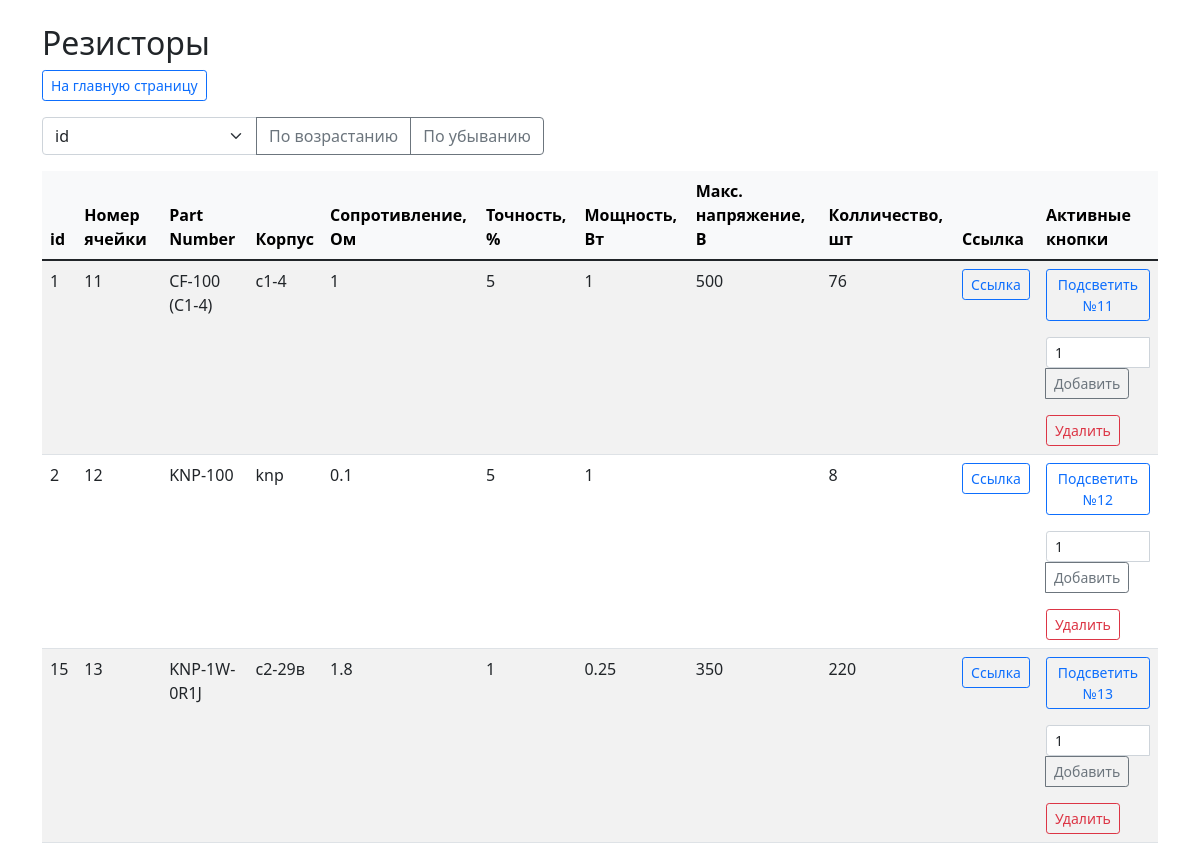
/category.php?id=1, run on the app's committed database.
### tables this page shows
CREATE TABLE `components_categories` (
  `id` int(11) NOT NULL,
  `category_name` varchar(100) NOT NULL
);

CREATE TABLE `resistors` (
  `id` int(11) NOT NULL,
  `cell_number` int(11) NOT NULL,
  `part_number` varchar(100) DEFAULT NULL,
  `package` varchar(100) DEFAULT NULL,
  `resistance` float NOT NULL,
  `tolerance` float NOT NULL,
  `power` float DEFAULT NULL,
  `max_voltage` float DEFAULT NULL,
  `amount` int(11) NOT NULL,
  `url` varchar(100) DEFAULT NULL
);

### includes/config.php (called while the page is built)
<?php
    $config = array(
        'title' => 'Умный склад',
        'db' => array(
            'server' => 'localhost',
            'username' => 'root',
            'password' => 'root',
            'name' => 'components_db'
        ),
        'active_buttons' => 'Активные кнопки',
        'electrolytic_capacitors' => array(
            'electrolytic_capacitors' => 'Электролетические конденсаторы',
            'id' => 'id',
            'cell_number' => 'Номер ячейки',
            'part_number' => 'Наименование',
            'package' => 'Корпус',
            'voltage' => 'Макс. напряжение, В',
            'capacitance' => 'Ёмкость, мкФ',
            'tolerance' => 'Точность, %',
            'amount' => 'Колличество, шт',
            'url' => 'Ссылка'
        ),
        'resistors' => array(
            'resistors' => 'Резисторы',
            'id' => 'id',
            'cell_number' => 'Номер ячейки',
            'part_number' => 'Part Number',
            'package' => 'Корпус',
            'resistance' => 'Сопротивление, Ом',
            'tolerance' => 'Точность, %',
            'power' => 'Мощность, Вт',
            'max_voltage' => 'Макс. напряжение, В',
            'amount' => 'Колличество, шт',
            'url' => 'Ссылка',
            'boardNumber' => 'Номер борды',
            'stripNumber' => 'Номер ленты',
            'x_coordinate' => 'Координата по X',
            'y_coordinate' => 'Координата по Y',
            'R' => 'Красный',
            'G' => 'Зеленый',
            'B' => 'Синий',
        ),
        'bipolar_transistors' => array(
            'bipolar_transistors' => 'Биполярные транзисторы',
            'id' => 'id',
            'cell_number' => 'Номер ячейки',
            'part_number' => 'Part Number',
            'package' => 'Корпус',
            'structure' => 'Структура',
            'Vcbo_max' => 'Vcbo max, В',
            'Vceo_max' => 'Vceo max, В',
            'Ic_max' => 'Ic max, А',
            'power' => 'Мощность, Вт',
            'amount' => 'Колличество, шт',
            'url' => 'Ссылка',
        )
    );

### category.php (the view, shortened to what this page needs)
<?php
    require "includes/db_connect.php";
    if(isset($_GET['id'])) {
        $cat_id = $_GET['id'];
    } elseif(isset($_POST['id'])) {
        $cat_id = $_POST['id'];
    } else {
        echo 'Категория компонентов не выбрана'; exit;
    }
    if(isset($_GET['sort_by'])) {
        $sort_var = $_GET['sort_by'];
    } else {
        $sort_var = 0;
    }
?>
<!doctype html>
<html>
    <head>
        <link href="https://cdn.jsdelivr.net/npm/bootstrap@5.1.1/dist/css/bootstrap.min.css" rel="stylesheet">
    </head>
    <body>
        <main>
            <div class="container">
            <?php
                $sql = 'SELECT * FROM `components_categories`';
                $query = mysqli_query($connection, $sql);
                while($cat = mysqli_fetch_assoc($query))
                {
                    if($cat_id == $cat['id'])
                    {
                        echo '<h2 class="mt-4">' . $config[$cat['category_name']][$cat['category_name']] . '</h2>';
                        echo '<p><a href="/index.php" class="btn btn-outline-primary btn-sm">На главную страницу</a></p>';
                        $sql = "SHOW COLUMNS FROM `$cat[category_name]`";
                        $result_q = mysqli_query($connection, $sql);
                        $counter = 0;
                        $result = array();
                        while($record = mysqli_fetch_assoc($result_q))
                        {
                            $result[$counter] = $record['Field'];
                            $counter++;
                        }
                        $counter = 10;
            ?>
            <p>
                <div class="row row-cols-auto">
                    <div class="col">
                        <form action="/category.php" method="get">
                            <div class="input-group">
                                <select size="1" name="sort_by" class="form-select" id="inputGroupSelect04">
                                <?php
                                    for($i = 0; $i < $counter; $i++){
                                        if($result[$i] == $sort_var)
                                        {
                                            echo '<option selected value="' . $result[$i] . '">' . $config[$cat['category_name']][$result[$i]] . '</option>';
                                        }
                                        else
                                        {
                                            echo '<option value="' . $result[$i] . '">' . $config[$cat['category_name']][$result[$i]] . '</option>';
                                        }
                                    }
                                ?>
                                </select>
                                <button  class="btn btn-outline-secondary" type="submit" value="sort increase" name="direction">По возрастанию</button>
                                <button  class="btn btn-outline-secondary" type="submit" value="sort decrease" name="direction">По убыванию</button>
                            </div>
                        </form>
                    </div>
                </div>
            </p>
            <table class="table table-striped table-hover">
                <thead>
                    <tr class="table-light">
                        <?php
                            for($i = 0; $i < $counter; $i++)
                            {
                                echo '<th>';
                                echo $config[$cat['category_name']][$result[$i]];
                                echo '</th>';
                            }
                            echo "<th>$config[active_buttons]</th>";
                            ?>
                    </tr>
                </thead>
                <tbody>
                    <?php
                        if($sort_var == 0)
                        {
                            $sql = "SELECT * FROM `$cat[category_name]`";
                        }
                        $result_q = mysqli_query($connection, $sql);
                        $cou = 1;
                        while($record = mysqli_fetch_array($result_q))
                        {
                            echo '<tr>';
                            for($i = 0; $i < $counter; $i++)
                            {
                                if($result[$i] == 'url')
                                {
                                    echo '<td><a href="' . $record[$i] . '" target="_blank" class="btn btn-outline-primary btn-sm">Ссылка    </a></td>';
                                }
                                else if($result[$i]== 'amount')
                                {
                                    echo '<td><div id="amountdiv'. $cou .'">' . $record[$i] . '</div></td>';
                                }
                                else
                                {
                                    echo '<td>' . $record[$i] . '</td>';
                                }
                            }
                    ?>
                    <td>
                        <form name="active_buttons" id="send<?php echo $cou; ?>" method="post" action="">
                            <p>
                                <button class="btn btn-outline-primary btn-sm" type="button" id="btn<?php echo $cou; ?>" value="Подсветить ячейку №<?php echo $record['cell_number']; ?> " onclick="sendAjaxForm('result_form', 'send<?php echo $cou; ?>', 'send.php');">
                                    Подсветить №<?php echo $record['cell_number']; ?>
                                </button>
                            </p>
                            <p>
                                <div class="input-group input-group-sm mb-3">
                                    <input type="number" class="form-control" name="amount" value="1" id="amount" style="width: 50px">
                                    <button class="btn btn-outline-secondary" type="button" value="add amount" onclick="sendAjaxForm('amountdiv<?php echo $cou; ?>', 'send<?php echo $cou; ?>', 'add.php');"    >
                                        Добавить
                                    </button>
                                </div>
                            </p>
                        </form>
                        <button type="button" class="btn btn-outline-danger btn-sm" data-bs-toggle="modal" data-bs-target="#exampleModal-<?php echo $record['id']; ?>">
                                Удалить
                        </button>
                    </td>
                    <?php
                            echo '</tr>';
                            $cou++;
                        }
                    ?>
                </tbody>
            </table>
            <?php
                    }
                }
            ?>
            </div>
        </main>
    </body>
</html>

### data on the page
components_categories: category_name "Резисторы", sort_by "id", category_name "id", category_name "Номер ячейки", category_name "Part Number", category_name "Корпус", category_name "Сопротивление, Ом", category_name "Точность, %", category_name "Мощность, Вт", category_name "Макс. напряжение, В", category_name "Колличество, шт", category_name "Ссылка"
resistors: id "1", cell_number "11", part_number "CF-100 (С1-4)", package "с1-4", resistance "1", tolerance "5", power "1", max_voltage "500", amount "76"
resistors: id "2", cell_number "12", part_number "KNP-100", package "knp", resistance "0.1", tolerance "5", power "1", amount "8"
resistors: id "15", cell_number "13", part_number "KNP-1W-0R1J", package "с2-29в", resistance "1.8", tolerance "1", power "0.25", max_voltage "350", amount "220"
